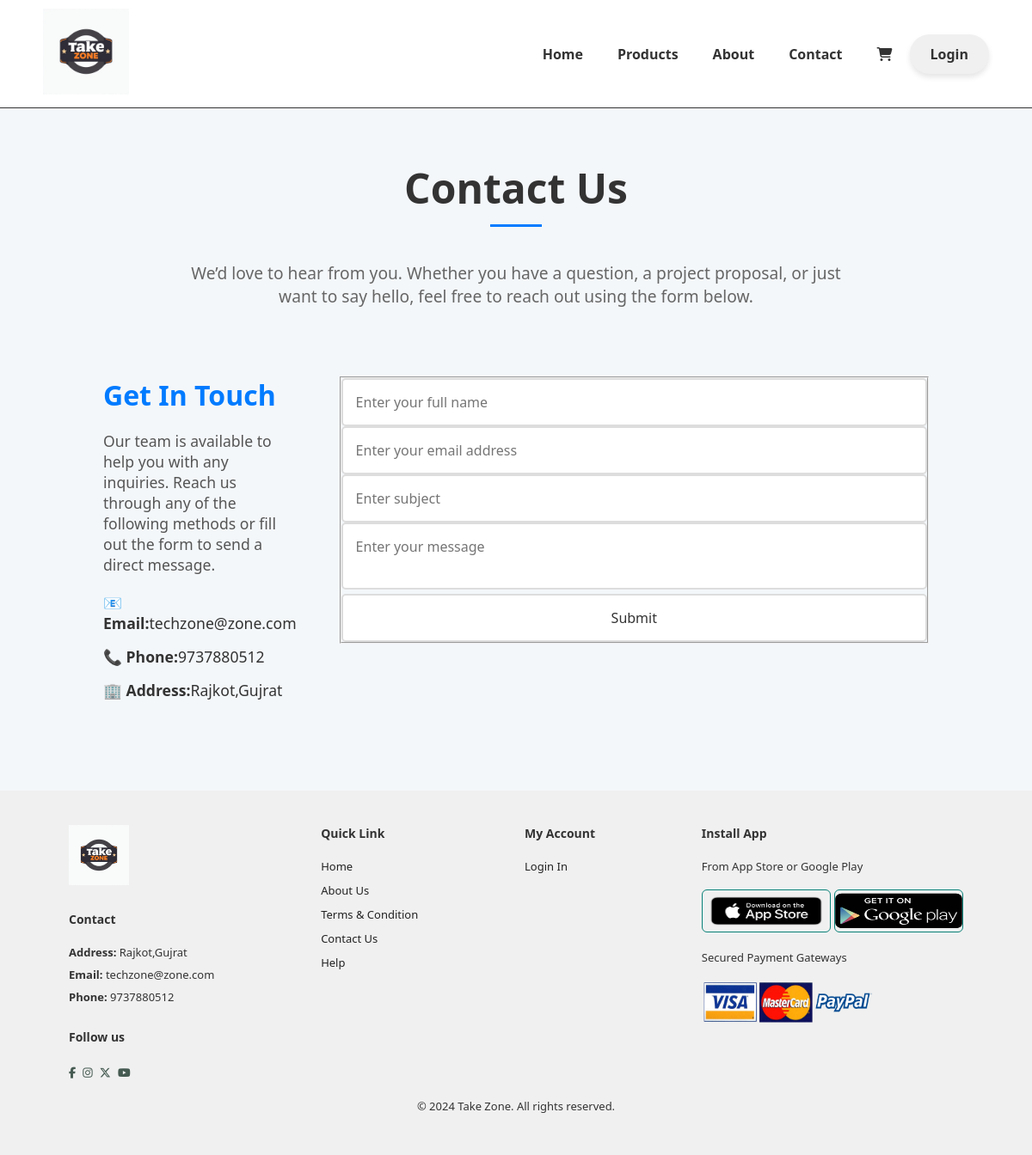
The page /contact.php on the database its author committed.
### tables this page shows
CREATE TABLE `sitesettings` (
  `id` int(5) NOT NULL,
  `sitename` varchar(100) NOT NULL,
  `address` text NOT NULL,
  `phoneno` varchar(12) NOT NULL,
  `email` varchar(100) NOT NULL,
  `image` varchar(100) NOT NULL
);

### contact.php (the view, shortened to what this page needs)
<!DOCTYPE html>
<html lang="en">
<head>
  <link rel="stylesheet" href="./css/contact.css">
  <?php
        include_once('includes/style.php');
    ?>
</head>
<body>
<?php
    include_once('includes/config.php');
    $settingqry="select * from sitesettings";
    $settingresult = mysqli_query($con,$settingqry) or exit("setting select fail".mysqli_error());
    $settingrow=mysqli_fetch_array($settingresult);
?>
<?php
    include_once('includes/header.php');
?>
  <section class="contact-us">
    <div class="container">
      <h1>Contact Us</h1>
      <p class="intro">
        We’d love to hear from you. Whether you have a question, a project proposal, or just want to say hello, feel free to reach out using the form below.
      </p>
      <div class="form-container">
        <div class="contact-info">
          <h2>Get In Touch</h2>
          <p>
            Our team is available to help you with any inquiries. Reach us through any of the following methods or fill out the form to send a direct message.
          </p>
          <ul>
            <li><strong>📧 Email:</strong><?php echo $settingrow['email'];?></li>
            <li><strong>📞 Phone:</strong><?php echo $settingrow['phoneno'];?></li>
            <li><strong>🏢 Address:</strong><?php echo $settingrow['address'];?></li>
          </ul>
        </div>
          <form action="contact-db.php" method="POST">
              <fieldset>
                  <input type="text" placeholder="Enter your full name" name="name" id="name" required />
                  <input type="email" placeholder="Enter your email address" name="email" id="email"
                      required />
                  <input type="text" placeholder="Enter subject" name="subject" id="subject" required />
                  <textarea placeholder="Enter your message" name="description" id="description"
                      required></textarea>
                  <input type="submit" value="Submit">
              </fieldset>
          </form>
        </div>
      </div>
  </section>
  <?php
    include_once('includes/footer.php');
  ?>
</body>
</html>

### includes/header.php (shortened to what this page needs)
<section id="header">
<a href="index.php">
<?php
                if(isset($settingrow['image']) && $settingrow['image'] != null){
                    ?>
                        <img src="images/logo/<?php echo $settingrow['image'];?>" class="logo" alt="">
                    <?php
                }else{
                    ?>
                    <h1><?php echo $settingrow['sitename'];?></h1>
                    <?php
                }
            ?>
        </a>
        <div>
            <ul id="navbar">
                <li><a class="" href="index.php">Home</a></li>
                    <li><a href="product.php">Products</a></li>
                    <li><a href="about.php">About</a></li>
                    <li><a href="contact.php">Contact </a></li>
                    <li><a href="cart.php"><i class="fa-solid fa-cart-shopping"></i></a></li>
                    <?php
                        if(isset($_SESSION['userid']))
                        {
                            ?><a href="out.php"><button class="logout-btn" >Logout</button></a><?php
                        }else{
                            ?><a href="sign-in.php"><button class="logout-btn">Login</button></a><?php
                        }
                    ?>
            </ul>
        </div>
    </section>

### includes/footer.php
<footer class="section-f1">
        <div class="col">
            <img src="logo1.jpg" class="logo" alt="">
            <h4>Contact</h4>
            <p><strong>Address: </strong><?php echo $settingrow['address'];?></p>
            <p><strong>Email: </strong><?php echo $settingrow['email'];?></p>
            <p><strong>Phone: </strong><?php echo $settingrow['phoneno'];?></p>
            <div class="follow">
                <h4>Follow us</h4>
                <div class="icon">
                    <a href="https://www.facebook.com/"><i class="fab fa-facebook-f"></i></a>
                    <a href="https://www.instagram.com/"><i class="fab fa-instagram"></i></a>
                    <a href="https://x.com/"><i class="fa-brands fa-x-twitter"></i></a>
                    <a href="https://www.youtube.com/"><i class="fab fa-youtube"></i></a>
                </div>
            </div>
        </div>
        <div class="col">
            <h4>Quick Link</h4>
            <a href="index.php">Home</a>
            <a href="about.php">About Us</a>
            <a href="condition.php">Terms & Condition</a>
            <a href="contact.php">Contact Us</a>
            <a href="help.php">Help</a>
        </div>
        <div class="col">
            <h4>My Account</h4>
            <a href="register.php">Login In<Input:email></Input:email></a>
        </div>
        <div class="col install">
            <h4>Install App</h4>
            <p>From App Store or Google Play</p>
            <div class="row">
                <img src="image/app.png" alt="">
                <img src="image/pl1.png" alt="">
            </div>
            <p>Secured Payment Gateways </p>
            <img src="image/master.png" class="mastercard" alt="">
        </div>
        <div class="copywright">
            <p>&copy; 2024 Take Zone. All rights reserved.</p>
        </div>
    </footer>

### css/contact.css (style rules this page uses)
* { margin: 0; padding: 0; box-sizing: border-box; }
body { font-family: 'Roboto', sans-serif; background: #f4f7fa; color: #333; }
.container { width: 80%; max-width: 1200px; margin: 0 auto; text-align: center; padding: 60px 0; }
h1 { font-size: 3rem; margin-bottom: 20px; color: #333; position: relative; display: inline-block; }
h1::after { content: ''; display: block; width: 60px; height: 3px; background-color: #007BFF; margin: 10px auto 0; }
.intro { font-size: 1.2rem; color: #666; max-width: 800px; margin: 20px auto 50px; }
.form-container { display: flex; justify-content: space-between; gap: 50px; text-align: left; padding: 30px 0; }
.contact-info { flex: 1; }
.contact-info h2 { font-size: 2rem; margin-bottom: 20px; color: #007BFF; }
.contact-info p { font-size: 1.1rem; color: #555; margin-bottom: 20px; }
.contact-info ul { list-style-type: none; font-size: 1.1rem; }
.contact-info ul li { margin-bottom: 15px; font-weight: 500; }
form { display: flex; flex-direction: column; }
input, textarea { width: 100%; padding: 15px; font-size: 1rem; border: 2px solid #ddd; border-radius: 5px; background-color: #fff; transition: border-color 0.3s ease; }
textarea { resize: none; }
button { background-color: #007BFF; color: white; padding: 15px; border: none; border-radius: 5px; font-size: 1.1rem; cursor: pointer; transition: background-color 0.3s ease, box-shadow 0.3s ease; }

### css/style.css (style rules this page uses)
* { margin: 0; padding: 0; box-sizing: border-box; font-family: 'Segoe UI', Tahoma, Geneva, Verdana, sans-serif; color: #333; }
#header { display: flex; align-items: center; justify-content: space-between; padding: 10px 50px; background: white; z-index: 999; position: sticky; top: 0; left: 0; width: 100%; border-bottom: 0.5px solid #333; }
#navbar { display: flex; align-items: center; justify-content: center; }
#navbar li { list-style: none; padding: 0 20px; position: relative; }
#navbar li a { text-decoration: none; font-size: 16px; font-weight: 600; color: #333; transition: 0.3s ease; }
.logo { width: 100px; height: 100px; }
.section-f1 { padding: 40px 80px; }
footer { display: flex; flex-wrap: wrap; justify-content: space-between; background-color: #f0f0f0; }
footer .col { display: flex; flex-direction: column; align-items: flex-start; margin-bottom: 20px; }
footer .logo { width: 70px; height: 70px; margin-bottom: 30px; }
footer h4 { font-size: 14px; padding-bottom: 20px; }
footer p { font-size: 13px; margin: 0 0 8px 0; }
footer a { font-size: 13px; text-decoration: none; color: #222; margin-bottom: 10px; }
footer .follow { margin-top: 20px; }
.icon { gap: 10px; }
footer .follow i { color: #465b52; padding-right: 4px; cursor: pointer; margin-top: 1px; }
footer .install .row img { border: 1px solid #088178; border-radius: 6px; width: 150px; height: 50px; }
footer .install img { margin: 10px 0 15px 0; }
footer .copywright { width: 100%; text-align: center; }
footer .mastercard { width: 200px; height: 50px; }

### includes/header.php (style rules this page uses)
.logout-btn { background: #f0f0f0; color: #333; padding: 12px 24px; border: none; border-radius: 30px; cursor: pointer; font-size: 16px; font-weight: bold; transition: all 0.3s ease; box-shadow: 0 4px 6px rgba(0, 0, 0, 0.1); }

### rows shown on the page
sitesettings: image (picture), email "techzone@zone.com", phoneno "9737880512", address "Rajkot,Gujrat"
